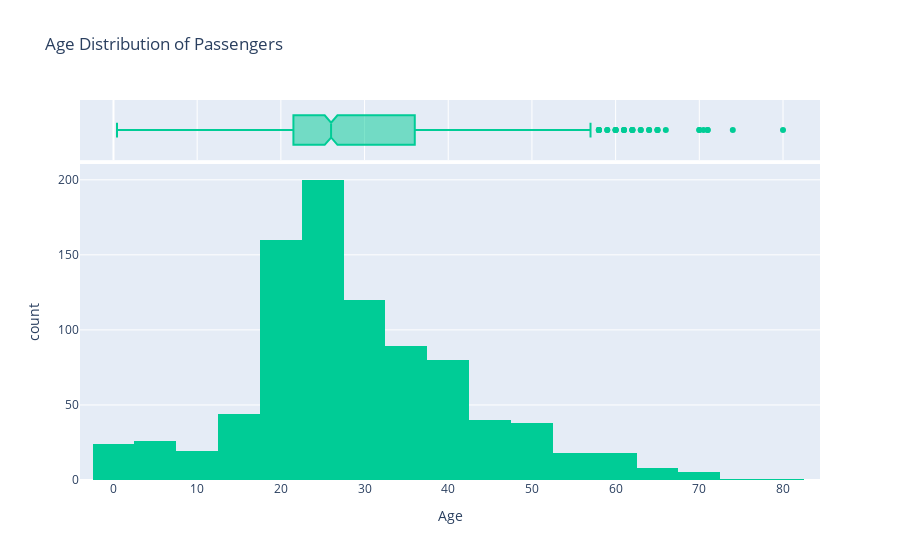

The notebook cell saved with this chart:
### Code cell
# Age Distribution (Interactive Histogram)
fig2 = px.histogram(df, x='Age', nbins=30, title='Age Distribution of Passengers',
                    color_discrete_sequence=['#00cc96'], marginal='box')
fig2.show()

### Figure 1 — Plotly figure (JSON) as saved in the notebook; plotly's stock layout.template omitted (floating-point values rounded to 4 significant figures; data arrays with more than 128 entries replaced by an {"elided": "..."} marker saying what was removed)
{"data": [{"bingroup": "x", "hovertemplate": "Age=%{x}<br>count=%{y}<extra></extra>", "legendgroup": "", "marker": {"color": "#00cc96", "pattern": {"shape": ""}}, "name": "", "nbinsx": 30, "orientation": "v", "showlegend": false, "type": "histogram", "x": {"elided": "891 float values"}, "xaxis": "x", "yaxis": "y"}, {"hovertemplate": "Age=%{x}<extra></extra>", "legendgroup": "", "marker": {"color": "#00cc96"}, "name": "", "notched": true, "showlegend": false, "type": "box", "x": {"elided": "891 float values"}, "xaxis": "x2", "yaxis": "y2"}], "layout": {"barmode": "relative", "legend": {"tracegroupgap": 0}, "title": {"text": "Age Distribution of Passengers"}, "xaxis": {"anchor": "y", "domain": [0, 1], "title": {"text": "Age"}}, "xaxis2": {"anchor": "y2", "domain": [0, 1], "matches": "x", "showgrid": true, "showticklabels": false}, "yaxis": {"anchor": "x", "domain": [0, 0.8316], "title": {"text": "count"}}, "yaxis2": {"anchor": "x2", "domain": [0.8416, 1], "matches": "y2", "showgrid": false, "showline": false, "showticklabels": false, "ticks": ""}}}
